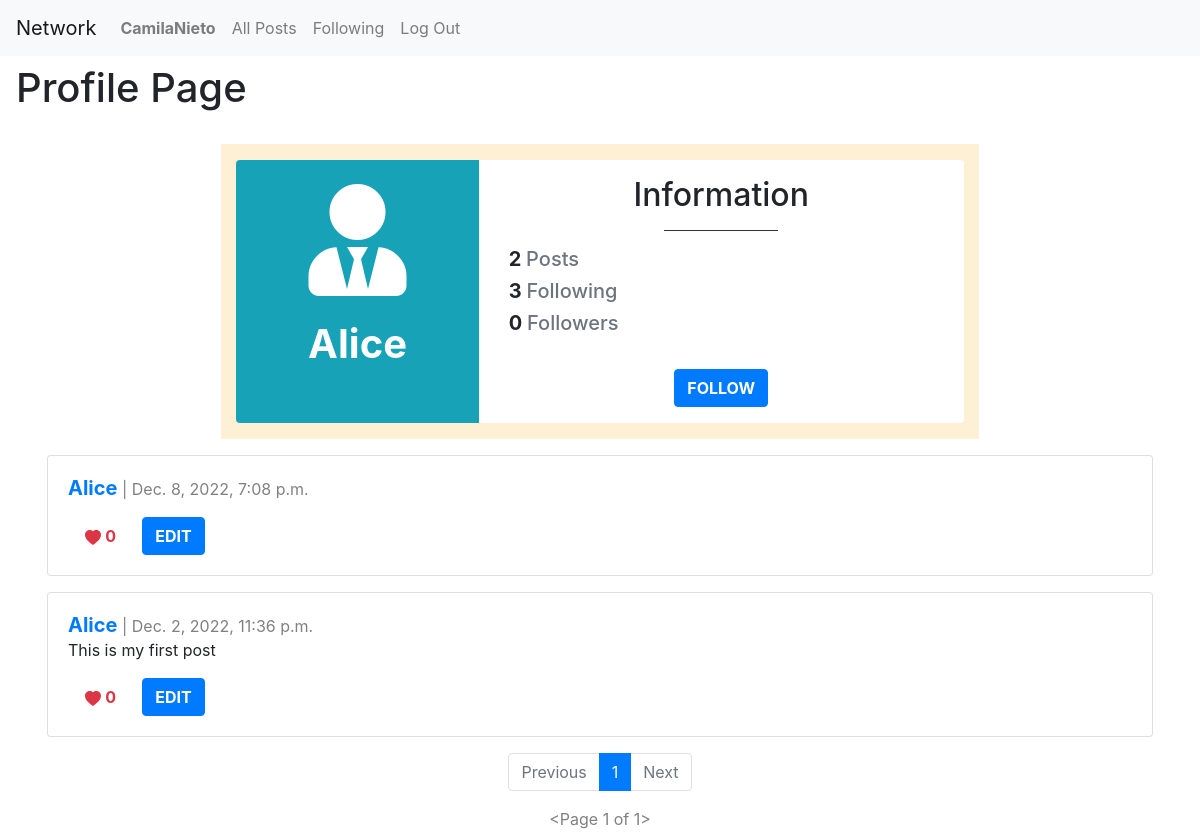
The page /profilePage/user1 (signed in) on the database its author committed.
### network/models.py (models this page shows, shortened)
class User(AbstractUser):
    pass

class Post(models.Model):
    author = models.ForeignKey("User", on_delete=models.CASCADE, related_name="user")
    description = models.CharField(max_length=1000)
    timestamp = models.DateTimeField(auto_now_add=True)
    like = models.IntegerField()

### network/views.py (the view)
# urls.py: path("profilePage/user<int:user_id>", views.profilePage, name="profilePage"),
def profilePage(request, user_id):
    user = User.objects.get(pk=user_id) # User from the card
    posts = Post.objects.filter(author=user).order_by("id").reverse()
    following = Follow.objects.filter(user=user)
    follower = Follow.objects.filter(followedUser=user)
    try:
        checkingFollow = follower.filter(user=User.objects.get(pk=request.user.id))
        if len(checkingFollow) != 0:
            isFollowing = True
        else:
            isFollowing = False
    except:
        isFollowing = False
    p = Paginator(posts, 10)
    pageNumber = request.GET.get('page')
    postsPage = p.get_page(pageNumber)
    return render(request, "network/profile.html", {
        "posts": posts,
        "p": p,
        "postsPage": postsPage,
        "username": user.username,
        "userProfile": user,
        "following": following,
        "follower": follower,
        "isFollowing": isFollowing
    })

### network/templates/network/profile.html (shortened to what this page needs)
{% extends "network/layout.html" %}
{% block body %}
<div class="main-title">
    <h1>Profile Page</h1>
</div>
<div class="main-content">
    <div class="row d-flex justify-content-center">
        <div class="col-md-10 col-lg-8 mt-3" style="background: #fdf0d5">
            <div class="row">
                <div class="col-sm-4 bg-info rounded-left">
                    <div class="card-block text-center text-white">
                        <i class="fas fa-user-tie fa-7x mt-4"></i>
                        <h1 class="font-weight-bold mt-4">{{username}}</h1>
                    </div>
                </div>
                <div class="col-sm-8 bg-white rounded-right">
                    <h2 class="mt-3 text-center">Information</h2>
                    <hr class="badge-dark w-25">
                    <div class="row">
                        <div class="col-sm-12">
                            <h5><strong>{{ p.count }} </strong><span class="text-muted"> Posts</span></h5>
                        </div>
                        <div class="col-sm-12">
                            <h5><strong>{{ following.count }} </strong><span class="text-muted">Following</span></h5>
                        </div>
                        <div class="col-sm-12">
                            <h5><strong>{{ follower.count }} </strong><span class="text-muted">Followers</span></h5>
                        </div>
                    </div>
                    {% if user.is_authenticated and user != userProfile %}
                        {% if isFollowing %}
                            <form action="{% url 'unfollow' %}" method="post">
                                {% csrf_token %}
                                <div class="row d-flex justify-content-center">
                                    <input type="hidden" name="userProfile" value="{{ userProfile }}">
                                    <button id="newPostButton" type="submit" name="unfollowButton"
                                        class="btn btn-danger">
                                        <strong>UNFOLLOW</strong>
                                    </button>
                                </div>
                            </form>
                        {% else %}
                            <form action="{% url 'follow' %}" method="post">
                                <div class="row d-flex justify-content-center">
                                    <button id="newPostButton" type="submit" name="followButton"
                                        class="btn btn-primary">
                                        <strong>FOLLOW</strong>
                                    </button>
                                </div>
                            </form>
                        {% endif %}
                    {% endif %}
                </div>
            </div>
        </div>
    </div>
    {% for post in postsPage %}
    <div class="row">
        <div class="col">
            <div class="card h-100" id="post-grid">
                <div class="card-body">
                    <h5 style="display: inline" class="card-title"><a href="{% url 'profilePage' user_id=post.author.id %}"><strong>{{ post.author }}</strong></a></h5>
                    <div style="display: inline; color: gray;" class="card-date"> | {{ post.timestamp }}</div>
                    <p class="card-text">{{ post.description }}</p>
                    <div class="card-buttonsContainer">
                        <div align="left" class="card-button">
                            <button id="heartButton" type="submit" name="heartButton" class="btn btn-outline-danger">
                                <svg xmlns="http://www.w3.org/2000/svg" width="16" height="16" fill="currentColor"
                                    class="bi bi-heart-fill" viewBox="0 0 16 16">
                                    <path fill-rule="evenodd"
                                        d="M8 1.314C12.438-3.248 23.534 4.735 8 15-7.534 4.736 3.562-3.248 8 1.314z" />
                                </svg>
                                <strong>{{ post.like }}</strong>
                            </button>
                        </div>
                        <div align="right" class="card-button">
                            <a class="btn btn-primary" href="" role="button"><strong>EDIT</strong></a>
                        </div>
                    </div>
                </div>
            </div>
        </div>
    </div>
    {% endfor %}
    <nav aria-label="...">
        <ul class="pagination d-flex justify-content-center">
            {% if postsPage.has_previous %}
                <li class="page-item">
                    <a class="page-link" href="?page={{ postsPage.previous_page_number }}">Previous</a>
                </li>
            {% else %}
                <li class="page-item disabled">
                    <a class="page-link">Previous</a>
                </li>
            {% endif %}
            {% for pageNumber in postsPage.paginator.page_range %}
                {% if postsPage.number == pageNumber %}
                    <li class="page-item active" aria-current="page">
                        <a class="page-link">{{pageNumber}}</a>
                    </li>
                {% else %}
                    <a href="?page={{ pageNumber }}" class="page-link">
                        {{ pageNumber }}
                    </a>
                {% endif %}
            {% endfor %}
            {% if postsPage.has_next %}
                <li class="page-item">
                    <a class="page-link" href="?page={{ postsPage.next_page_number }}">Next</a>
                </li>
            {% else %}
                <li class="page-item disabled">
                    <a class="page-link">Next</a>
                </li>
            {% endif %}
        </ul>
    </nav>
    <div class="d-flex justify-content-center" style="color: gray;" class="card-date">{{ postsPage }}</div>
</div>
{% endblock %}

### network/templates/network/layout.html (shortened to what this page needs)
{% load static %}
<!DOCTYPE html>
<html lang="en">
    <head>
        <link rel="stylesheet" href="https://stackpath.bootstrapcdn.com/bootstrap/4.4.1/css/bootstrap.min.css">
        <link rel="stylesheet" href="https://cdn.jsdelivr.net/npm/bootstrap-icons@1.10.2/font/bootstrap-icons.css">
        <link rel="stylesheet" href="https://use.fontawesome.com/releases/v5.8.2/css/all.css">
        <link href="{% static 'network/styles.css' %}" rel="stylesheet">
    </head>
    <body>
        <nav class="navbar navbar-expand-lg navbar-light bg-light">
            <a class="navbar-brand" href="{% url 'index' %}">Network</a>
            <div>
              <ul class="navbar-nav mr-auto">
                {% if user.is_authenticated %}
                    <li class="nav-item">
                        <a class="nav-link" href="{% url 'profilePage' user_id=user.id%}"><strong>{{ user.username }}</strong></a>
                    </li>
                {% endif %}
                <li class="nav-item">
                  <a class="nav-link" href="{% url 'index' %}">All Posts</a>
                </li>
                {% if user.is_authenticated %}
                    <li class="nav-item">
                        <a class="nav-link" href="{% url 'following' %}">Following</a>
                    </li>
                    <li class="nav-item">
                        <a class="nav-link" href="{% url 'logout' %}">Log Out</a>
                    </li>
                {% endif %}
              </ul>
            </div>
          </nav>
        <div class="body">
            {% block body %}
            {% endblock %}
        </div>
    </body>
</html>

### network/static/network/styles.css (style rules this page uses)
.row { margin: 1em 0em; }
.card-button { display: inline; margin: 0em .3em; }
.main-title { margin: .5em 1em; }
.main-content { margin: .4em 2em; }
#heartButton { border: none; }
#newPostButton { margin: .6em 0em 0em; }

### rows shown on the page
User: username "CamilaNieto"
User: username "Alice"
Post: author "Alice", timestamp "Dec. 8, 2022, 7:08 p.m.", like "0"
Post: author "Alice", timestamp "Dec. 2, 2022, 11:36 p.m.", description "This is my first post", like "0"

### other values the page prints
{{ p.count }} "2"
{{ following.count }} "3"
{{ follower.count }} "0"
{{ pageNumber }} "1"
{{ postsPage }} "<Page 1 of 1>"
